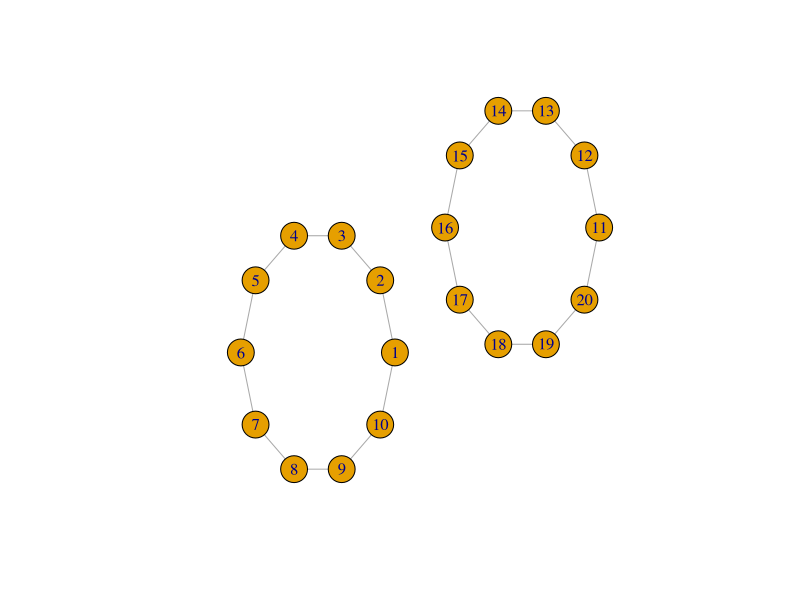

Generate this figure with R:
library(igraph)


### Name: component_wise
### Title: Component-wise layout
### Aliases: component_wise

### ** Examples

g <- make_ring(10) + make_ring(10)
g %>%
  add_layout_(in_circle(), component_wise()) %>%
  plot()
